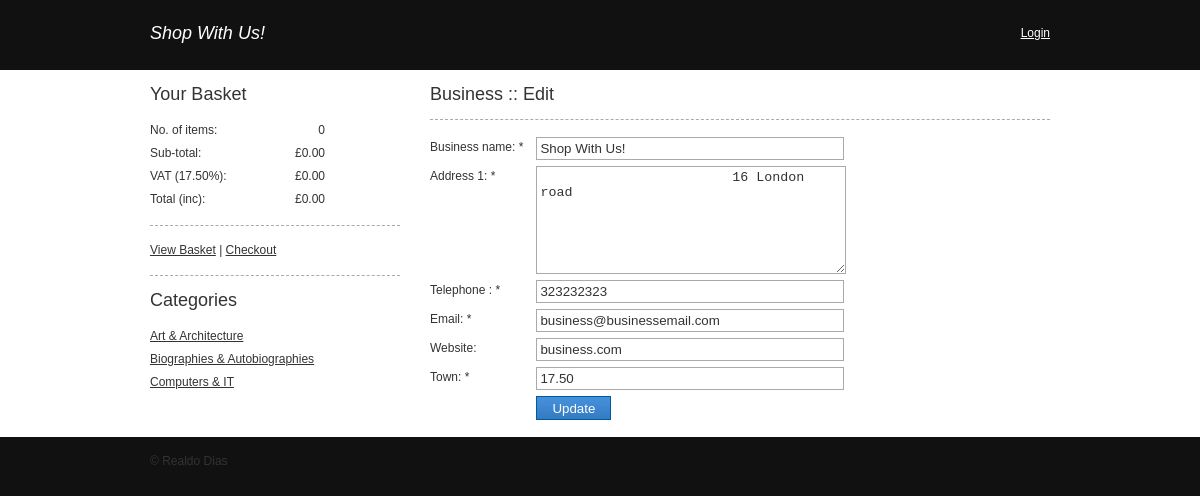
The page /admin/pages/business/edit.php on the database its author committed.
### tables this page shows
CREATE TABLE `business` (
  `id` int(11) NOT NULL AUTO_INCREMENT,
  `name` varchar(150) NOT NULL,
  `address` text NOT NULL,
  `telephone` varchar(100) NOT NULL,
  `email` varchar(200) NOT NULL,
  `website` varchar(200) NOT NULL,
  `vat_rate` decimal(5,2) NOT NULL,
  PRIMARY KEY (`id`)
);

CREATE TABLE `categories` (
  `id` int(11) NOT NULL AUTO_INCREMENT,
  `name` varchar(150) NOT NULL,
  PRIMARY KEY (`id`)
);

### classes/DBase.php (called while the page is built, shortened)
<?php
class DBase{
    private $_host = "us-cdbr-iron-east-04.cleardb.net";
    private $_user = "b93497a15432a9";
    private $_password = "c38a0b0e";
    private $_name = "heroku_547a30bfe0838c4";
    private $_connDB = false;
    private function connect() {
        $this->_connDB = mysql_connect($this->_host, $this->_user, $this->_password);
        if(!$this->_connDB){
            die("Database connection failed: <br/>".mysql_error());
        } else{
            $_select = mysql_select_db($this->_name, $this->_connDB);
        }
    }
    public function query($sql){
        $result = mysql_query($sql, $this->_connDB);
        return $result;
    }
    public function fetchAll($sql){
        $result = $this->query($sql);
        $out = array();
        while ($row = mysql_fetch_assoc($result)) {
            $out[] = $row;
        }
        return $out;
    }
    public function fetchOne($sql){
        $out = $this->fetchAll($sql);
        return array_shift($out);
    }
}

### classes/Application.php (called while the page is built, shortened)
<?php
class Application {
    public function __construct() {
        $this->db = new DBase();
    }
}

### classes/Business.php (called while the page is built, shortened)
<?php
class Business extends Application {
    private $_table = 'business';
    public function getBusiness() {
        $sql = "SELECT * FROM `{$this->_table}`
                WHERE `id` = 1";
        return $this->db->fetchOne($sql);
    }
    public function getVatRate(){
        $business = $this->getBusiness();
        return $business['vat_rate'];
    }
}

### classes/Login.php (called while the page is built, shortened)
<?php
class Login {
	public static function isLogged($case = null) {
		if (!empty($case)) {
			return false;
		}
		return false;
	}
}

### classes/Basket.php (called while the page is built, shortened)
<?php
class Basket {
    public $_sub_total;
    public $_vat;
    public function __construct() {
        $this->_empty_basket = empty($_SESSION['basket']) ? true : false;
        $objBusiness = new Business();
        $this->_vat_rate = $objBusiness->getVatRate();
    }
    public function noItems() {
        $value = 0;
        $this->_number_of_items = $value;
    }
    public function subTotal() {
        $value = 0;
        $this->_sub_total = round($value, 2);
    }
    public function vat() {
        $value = 0;
        $this->_vat = round($value, 2);
    }
    public function total() {
        $this->_total = round(($this->_sub_total + $this->_vat), 2);
    }
}

### classes/Catalogue.php (called while the page is built, shortened)
<?php
class Catalogue extends Application
{
    private $_table = 'categories';
    public function getCategories()
    {
        $sql = "SELECT * FROM `{$this->_table}`
                ORDER BY `name` ASC";
        return $this->db->fetchAll($sql);
    }
}

### classes/Url.php (called while the page is built, shortened)
<?php
class Url
{
    public static function getParam($par)
    {
        return isset($_GET[$par]) && $_GET[$par] != "" ?
            $_GET[$par] : null;
    }
}

### classes/Helper.php (called while the page is built, shortened)
<?php
class Helper {
    public static function getActive($page = null) {
        if (!empty($page)) {
            if (is_array($page)) {
                $error = array();
                foreach ($page as $key => $value) {
                    if (Url::getParam($key) != $value) {
                        array_push($error, $key);
                    }
                }
                return empty($error) ? ' class= "act"' : null;
            }
        }
        return $page == Url::cPage() ? ' class="act"' : null;
    }
    public static function encodeHTML($string, $case = 2) {
        switch ($case) {
            case 2:
                $pattern = '<([a-zA-Z0-9\.\, "\'_\/\-\+~=;:\(\)?&#%![\]@]+)>';
                $textMatches = preg_split('/' . $pattern . '/', $string);
                $textSanitised = array();
                foreach ($textMatches as $key => $value) {
                    $textSanitised[$key] = htmlentities(html_entity_decode($value, ENT_QUOTES, 'UTF-8'), ENT_QUOTES, 'UTF-8');
                }
                foreach ($textMatches as $key => $value) {
                    $string = str_replace($value, $textSanitised[$key], $string);
                }
                return $string;
                break;
        }
    }
}

### classes/Form.php (called while the page is built, shortened)
<?php
class Form {
    public function isPost($field = null) {
        if (!empty($field)) {
            return false;
        } else {
            if (!empty($_POST)) {
                return true;
            }
            return false;
        }
    }
    public function stickyText($field, $value = null) {
        if ($this->isPost($field)) {
            return stripcslashes($this->getPost($field));
        } else {
            return !empty($value) ? $value : null;
        }
    }
}

### admin/pages/business/edit.php (the view, shortened to what this page needs)
<?php
$objBusiness = new Business();
$business = $objBusiness->getBusiness();
if (!empty($business)) {
    $objForm = new Form();
    require_once("template/_header.php");
    ?>
    <h1>Business :: Edit</h1>
    <form action="" method="post">
        <table cellpadding="0" cellspacing="0" border="0" class="tbl_insert">
            <tr>
                <th><label for="name">Business name: *</label></th>
                <td>
                    <input type="text" name="name" id="name" class="fld"
                           value="<?php echo $objForm->stickyText('name', $business['name']); ?>"/>
                </td>
            </tr>
            <tr>
                <th><label for="address">Address 1: *</label></th>
                <td>
                    <textarea name="address" id="address" cols="" rows="" class="tar">
                        <?php echo $objForm->stickyText('address', $business['address']); ?>
                    </textarea>
                </td>
            </tr>
            <tr>
                <th><label for="telephone">Telephone : *</label></th>
                <td>
                    <input type="text" name="telephone" id="telephone" class="fld"
                           value="<?php echo $objForm->stickyText('telephone', $business['telephone']); ?>"/>
                </td>
            </tr>
            <tr>
                <th><label for="email">Email: *</label></th>
                <td>
                    <input type="text" name="email" id="email" class="fld"
                           value="<?php echo $objForm->stickyText('email', $business['email']); ?>"/>
                </td>
            </tr>
            <tr>
                <th><label for="website">Website: </label></th>
                <td>
                    <input type="text" name="website" id="website" class="fld"
                           value="<?php echo $objForm->stickyText('website', $business['website']); ?>"/>
                </td>
            </tr>
            <tr>
                <th><label for="vat_rate">Town: *</label></th>
                <td>
                    <input type="text" name="vat_rate" id="vat_rate" class="fld"
                           value="<?php echo $objForm->stickyText('vat_rate', $business['vat_rate']); ?>"/>
                </td>
            </tr>
            <tr>
                <th>&nbsp;</th>
                <td>
                    <label for="btn" class="sbm sbm_blue fl_l">
                        <input type="submit" id="btn" class="btn" value="Update"/>
                    </label>
                </td>
            </tr>
        </table>
    </form>
    <?php require_once("template/_footer.php");
} ?>

### template/_header.php (shortened to what this page needs)
<?php
$objBusiness = new Business();
$business = $objBusiness->getBusiness();
$objCatalogue = new Catalogue();
$cats = $objCatalogue->getCategories();
?>
<!DOCTYPE html PUBLIC "-//W3C//DTD XHTML 1.0 Transitional//EN" "http://www.w3.org/TR/xhtml1/DTD/xhtml1-transitional.dtd">
<html xmlns="http://www.w3.org/1999/xhtml">
    <head>
        <link href="css/core.css" rel="stylesheet" type="text/css" />
    </head>
    <body>
        <div id="header">
            <div id="header_in">
                <h5><a href="/"><?php echo $business['name'] ?></a></h5>
                <?php
                    if(Login::isLogged(Login::$_login_front)){
                        echo '<div id="logged_as">Logged in as <strong>';
                        echo Login::getFullNameFront(Session::getSession(Login::$_login_front));
                        echo '</strong> | <a href="/?page=orders">My orders</a>';
                        echo ' | <a href="/?page=logout">Logout</a>';
                        echo '</div>';
                    }else{
                        echo '<div id="logged_as"><a href="/?page=login">Login</a></div>';
                    }
                ?>
            </div>
        </div>
        <div id="outer">
            <div id="wrapper">
                <div id="left">
                    <?php require_once ('basket_left.php');?>
                    <?php if (!empty($cats)) { ?>
                        <h2>Categories</h2>
                        <ul id="navigation">
                            <?php
                            foreach ($cats as $cat) {
                                echo '<li><a href="'. '/?page=catalogue&amp;category=' . $cat['id'] . '"';
                                echo Helper::getActive(array('category' => $cat['id']));
                                echo '>';
                                echo Helper::encodeHTML($cat['name']);
                                echo '</a></li>';
                            }
                        }
                        ?>
                    </ul>
                </div>
                <div id="right">

### mod/basket_left.php
<?php $objBasket = new Basket(); ?>
<h2>Your Basket</h2>
<dl id="basket_left">
	<dt>No. of items:</dt>
	<dd class="bl_ti"><span><?php echo $objBasket->_number_of_items; ?></span></dd>
	<dt>Sub-total:</dt>
	<dd class="bl_st">&pound;<span><?php echo number_format($objBasket->_sub_total, 2); ?></span></dd>
	<dt>VAT (<span><?php echo $objBasket->_vat_rate; ?></span>%):</dt>
	<dd class="bl_vat">&pound;<span><?php echo number_format($objBasket->_vat, 2); ?></span></dd>
	<dt>Total (inc):</dt>
	<dd class="bl_total">&pound;<span><?php echo number_format($objBasket->_total, 2); ?></span></dd>
</dl>
<div class="dev br_td">&#160;</div>
<p><a href="/?page=basket">View Basket</a> | <a href="/?page=checkout">Checkout</a></p>
<div class="dev br_td">&#160;</div>

### css/core.css (style rules this page uses)
* { border:none;outline:none;font-weight:100;color:#333;margin:0;padding:0 }
body { background:#111;text-align:center;font-family:Arial, Verdana, Sans-serif;font-size:12px;line-height:21px }
h1,h2,h3,h4,h5,p { padding-bottom:14px }
h1 { border-bottom:dashed 1px #aaa;margin-bottom:14px }
h1,h2 { font-size:18px }
#header { height:70px }
#header,#outer,#footer,.cl,.dev,#basket_left,.tbl_repeat { width:100%;clear:both }
#header_in { position:relative }
#outer { background:#fff }
#wrapper,#header_in,#footer_in { width:900px;text-align:left;margin:0 auto }
#header_in h5,#header_in h5 a { font-size:18px;color:#fff;text-decoration:none }
#header_in h5 { position:absolute;top:23px;left:0;font-style:italic }
#logged_as { position:absolute;top:23px;right:0;color:#fff }
#logged_as strong,#logged_as a { color:#fff }
#wrapper,#footer { padding:14px 0 }
#left { width:250px }
#right { padding-left:30px;width:620px }
#navigation,#basket_left { list-style:none;margin-bottom:14px }
#navigation,#navigation li,#navigation li a { float:left;width:250px }
.cl,.dev { height:0;font-size:0;line-height:0 }
.dev { height:14px }
.br_td { border-top:dashed 1px #aaa }
#basket_left dt { clear:left;width:40% }
#basket_left dd { text-align:right;width:30% }
th,td { text-align:left;vertical-align:top }
.tbl_insert th { padding:3px 10px 3px 0 }
.fld,.fld_qty,.fld_price,.sel,.tar,.tar_fixed { border:solid 1px #aaa }
.fld { width:300px }
.tar { width:98%;height:100px }
.sbm,.btn { height:22px;text-align:center;cursor:pointer;display:block }
.sbm_blue { background:url(/images/sprite.png) repeat-x 0 0;border:solid 1px #005b9a }
.btn { color:#fff;text-decoration:none;background:transparent;border:none;padding:0 15px }
#header,#outer,#left,#right,#footer,.cl,.dev,#basket_left,#basket_left dd,#basket_left dt,.catalogue_wrapper,.catalogue_wrapper_left,.catalogue_wrapper_right,.lft,.rgt,.fl_l { float:left }
#navigation li a,#basket_left dt,#basket_left dd { padding:1px 0 }
.catalogue_wrapper img,.tbl_repeat,.tbl_insert { margin-bottom:14px }
.tbl_insert td,.fld,.fld_price,.sel,.tar,.tar_fixed { padding:3px }

### rows shown on the page
business: name "Shop With Us!", vat_rate "17.50", address "16 London road", telephone "323232323", email "business@businessemail.com", website "business.com"
categories: name "Art & Architecture"
categories: name "Biographies & Autobiographies"
categories: name "Computers & IT"

### other values the page prints
$objBasket->_number_of_items "0"
$objBasket->_sub_total "0.00"
$objBasket->_vat "0.00"
$objBasket->_total "0.00"
